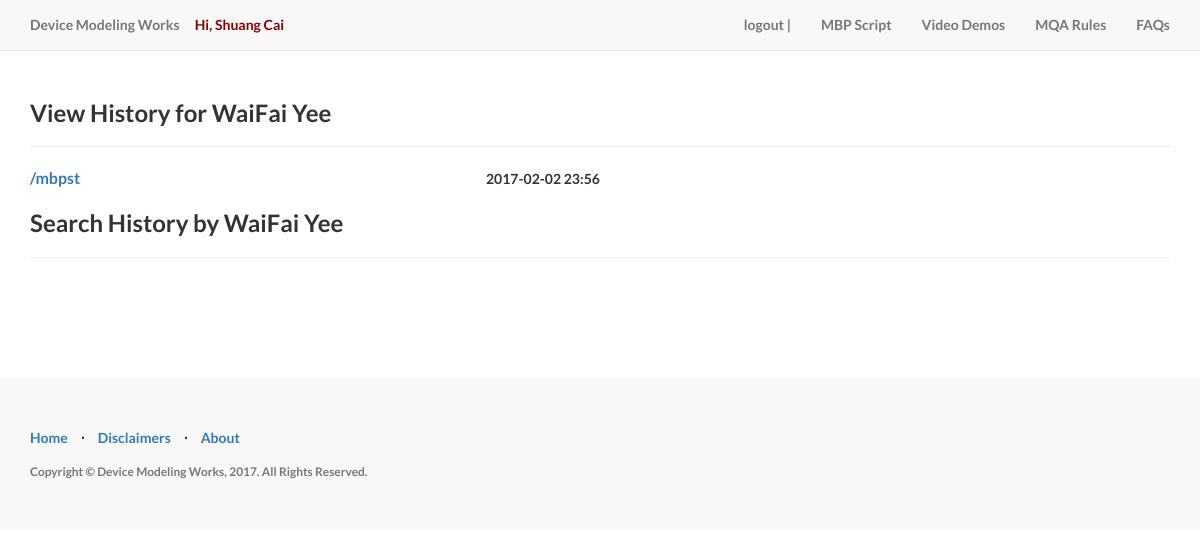
/user_view_history/12 (signed in), run on an earlier commit of the app's database.
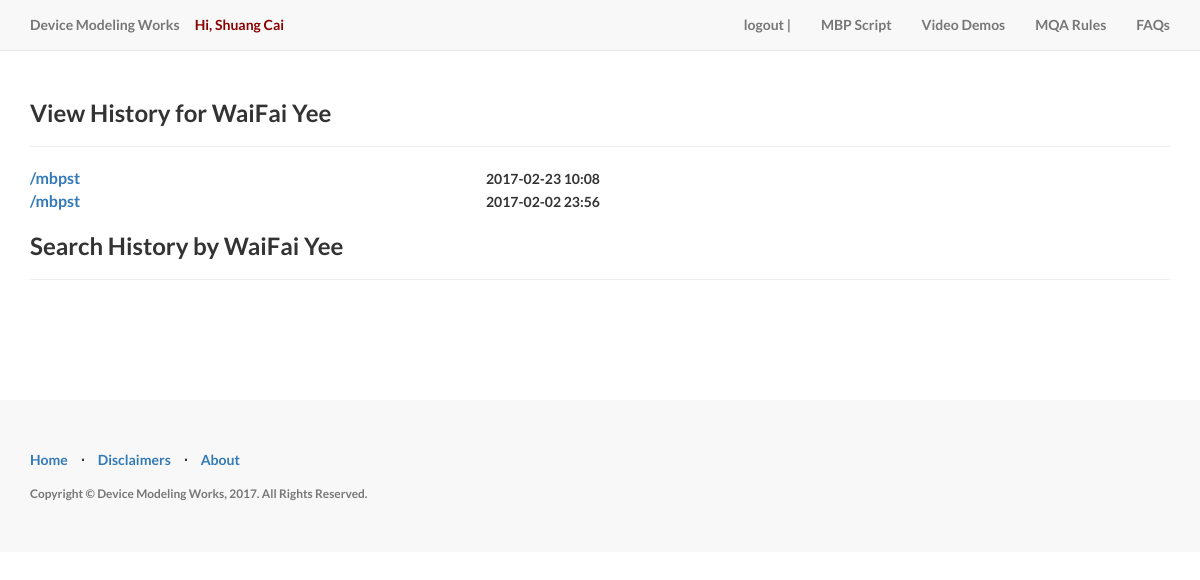
And on a later commit of the database.
### __init__.py (models this page shows)
class PostHistory(db.Model):
    id = db.Column(db.Integer(), primary_key=True)
    user_id = db.Column(db.Integer())
    route = db.Column(db.String(128))
    date = db.Column(db.DateTime())

### __init__.py (the view)
@app.route(route_user_view_history)
@roles_required('sunshine')
@login_required
def userViewHistory(uid):
    id = current_user.id
    flag = False
    if id == 3:  # only CS can view others
        flag = True
    else:  # view oneself.
        if id == uid:
            flag = True
    if flag:
        uname = getUserNameById(uid)
        postHis = PostHistory.query.filter(PostHistory.user_id == uid).order_by(desc(PostHistory.date)).all()
        vl = []
        for v in postHis:
            route = v.route
            title = getPostTitleByRoute(route)
            date = getPostViewTimeById(v.id)
            if title != '':
                vl.append((title, route, str(date)[:-10]))
        searchHis = SearchHistory.query.filter(SearchHistory.user_id == uid).order_by(SearchHistory.date).all()
        sList = []
        for v in searchHis:
            sList.append((v.search_string,str(v.date)[:-10]))
        return render_template('/viewerHis.html', uname=uname, viewList=vl, searchList=sList)

### __init__.py (called while the page is built)
def getPostViewTimeById(uid):
    post = PostHistory.query.filter(PostHistory.id == uid).first()
    if type(post).__name__ == 'NoneType':
        return ''
    return post.date

def getPostTitleByRoute(myroute):
    post = Post.query.filter(Post.route == myroute).first()
    if type(post).__name__ == 'NoneType':
        return myroute
    return post.title

def getUserNameById(user_id):
    user = User.query.filter(User.id == user_id).first()
    return user.username

### templates/viewerHis.html (shortened to what this page needs)
{% extends "layouts/base.html" %}
{% block content %}
<br/><br/><br/>
<div class="container">
    <br/>
    <h3>View History for {{ uname }}</h3>
    <hr/>
    <table width="80%">
        {% for p in viewList%}
        <tr>
            <td width="50%">
                <a href="{{p[1]}}" target="_blank"><font size="3">{{ p[0] }}</font></a></td>
            <td>{{ p[2] }}</td>
        </tr>
        {% endfor %}
    </table>
    <h3>Search History by {{ uname }}</h3>
    <hr/>
    <br/><br/> <br/><br/><br/>
</div>
{% endblock %}

What changed in the data, as far as the page shows it:
added PostHistory: route "/mbpst", date "2017-02-23 10:08"
